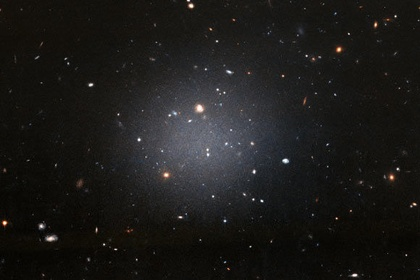
%> input picture NeighborBasedOperations/Smoothing Filters/ExtractingBrightObjects/stars.jpg, 420 x 280 px, shrunk from 580 x 387 before the run
$ octave extractingBrightObjects.m   (GNU Octave 9; MATLAB toolbox functions it lacks are replaced by stand-ins)
%> lines starting %> are read from the running program, lines starting %| are printed output that depends on the picture; in (x1, y1, x2, y2) boxes, pixels count from 0 and x2, y2 are one past the last pixel; in counts of white or black regions, pixels touching at a corner belong together; the program's own positions count from 1
%picking up a high-content image and converting it into gray image
A=rgb2gray(imread("C:\Users\Muhammad Zohaib Ali\Desktop\MATLAB\NeighborBasedOperations\stars.jpg"));
%> A: size 280x420 uint8; min 0, max 254, mean 27.4
[R C] = size(A); %taking size of image A
%> R = 280; C = 420
filteredImage = zeros(R,C); %creating a matrix of size A
filterSize = [9 9]; %filter size i want to apply on my image for example, 3*3,5*5,7*7,9*9,
mask= 1/(filterSize(1)*filterSize(2)); %as this is the box averaging so the mask(variable-it's not the term mask used in averaging concept) should be 1/filtersize*filtersize
%general code for making a filter/mask
myFilter= zeros(filterSize);
for i=1:1:filterSize(1)
    for j=1:1:filterSize(2)
        myFilter(i,j) = mask;
    end
end
%multiline comment
%now taking matrix (of size filter) and multiplying it with filter and then
%convert the 2d array into 1d array and get the total sum of this 1d array
%and place this value at filteredimage(i,j)
for i=ceil(filterSize(1)/2):1:R-(floor(filterSize(1)/2))
    for j = ceil(filterSize(1)/2):1:C-(floor(filterSize(2)/2))
        % Here i'm doing like if the filter size is 3*3 then the matrix
        % temp will start from (2,2) of an image A and if 5*5 then start
        % from (3,3) of image A
         myTemp= A( i-floor(filterSize(1)/2) : i + floor(filterSize(1)/2) , j - floor(filterSize(2)/2) : j + floor(filterSize(2)/2));
         %converting temp matrix into double as our filter is in double
         Temp = double(myTemp);
         myN = Temp .* myFilter; %multiplying the 2 matrices
         myNR=reshape(myN,1,[]); %converting 2d array into 1d
         myNRS = sum(myNR); %getting total sum of this array
         filteredImage(i,j) = myNRS; % placing this sum at filterimage(i,j)
    end
end
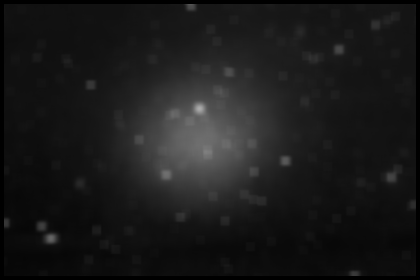
%> filteredImage: size 280x420 double; min 0, max 172.1, mean 26.5
%doing binarization - converting grayscale image into binary image
binaryFilteredImage = zeros(R,C);
for i = 1:1:R
    for j=1:1:C
        if filteredImage(i,j) >127
            binaryFilteredImage(i,j)=255;
        end
    end
end
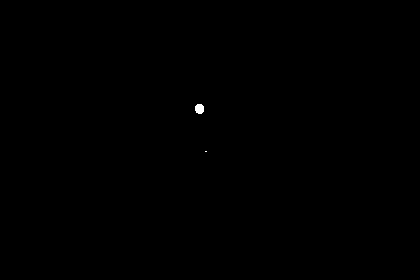
%> binaryFilteredImage: size 280x420 double; 0.07% white; 2 white regions (1 under 20 px), largest, box (x1, y1, x2, y2) and area: (195, 104, 204, 114) 76
%multiline comment
%here i'm extracting bright stars by comparing the binary image , if at
%(i,j) of binary image there is 1 or 255 then put the value of A(i,j) at
%brightStars(i,j)
brightStars =zeros(R,C);
for i = 1:1:R
    for j=1:1:C
        if binaryFilteredImage(i,j) == 255
            brightStars(i,j)= A(i,j);
        end
    end
end


%figure = imshow(filteredImage,[])
figure=imshow(brightStars,[]);
